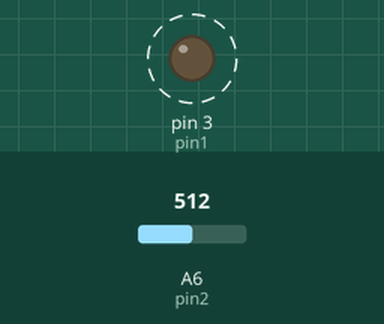
This sketch was run on a simulated Arduino Nano, built with avr-gcc and run on an emulated ATmega328P. Shown: output pins drawn as LEDs (lit = HIGH). Dashed ring = blinking. The test bench sets the inputs (shaded band); at power-on: A6 (pin2) = 512. What the sketch prints to the serial monitor is not drawn.

Above: at 0.2 s.
Timing chart, 0 to 3.0 s (numbered marks = the images above):
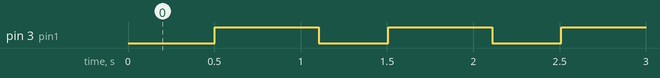

Measured:
- by itself, pin 3 (pin1): alternates HIGH for 0.60 s and LOW for 0.40 s

The sketch:

basic_length_test.ino
```cpp
int pin1 = 3;
int pin2 = A6;
int count = 0;
void setup() {
  // put your setup code here, to run once:
  pinMode(pin1,OUTPUT);
  pinMode(pin2,INPUT);
  Serial.begin(9600);
}

void loop() {
  // put your main code here, to run repeatedly:
  delay(100);
  Serial.print("Value on PIN is ");
  Serial.println(analogRead(pin2));
  count++;

  if(count > 4)
  {
    digitalWrite (pin1, HIGH);
    if (count > 9)
      count =0;
  }
  else
    digitalWrite (pin1, LOW);

}
```
